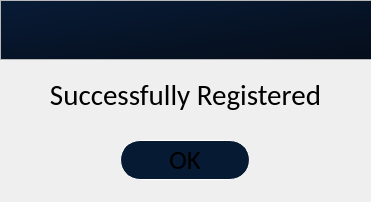
<?xml version="1.0" encoding="UTF-8"?>
<ui version="4.0">
 <class>Dialog</class>
 <widget class="QDialog" name="Dialog">
  <property name="geometry">
   <rect>
    <x>0</x>
    <y>0</y>
    <width>371</width>
    <height>202</height>
   </rect>
  </property>
  <property name="windowTitle">
   <string>Dialog</string>
  </property>
  <property name="styleSheet">
   <string notr="true">background-color:
qlineargradient(spread:pad, x1:1, y1:1, x2:0, y2:0, stop:0 rgba(9, 22, 41, 255), stop:1 rgba(9, 31, 63, 255));
color: white;
border: 0px;

QPushButton {
	border: 2px solid white;
}</string>
  </property>
  <widget class="QFrame" name="frame_2">
   <property name="geometry">
    <rect>
     <x>0</x>
     <y>0</y>
     <width>405</width>
     <height>60</height>
    </rect>
   </property>
   <property name="minimumSize">
    <size>
     <width>0</width>
     <height>60</height>
    </size>
   </property>
   <property name="maximumSize">
    <size>
     <width>16777215</width>
     <height>60</height>
    </size>
   </property>
   <property name="frameShape">
    <enum>QFrame::StyledPanel</enum>
   </property>
   <property name="frameShadow">
    <enum>QFrame::Raised</enum>
   </property>
   <layout class="QVBoxLayout" name="verticalLayout_6">
    <property name="spacing">
     <number>0</number>
    </property>
    <property name="leftMargin">
     <number>0</number>
    </property>
    <property name="topMargin">
     <number>0</number>
    </property>
    <property name="rightMargin">
     <number>0</number>
    </property>
    <property name="bottomMargin">
     <number>0</number>
    </property>
    <item>
     <widget class="QLabel" name="label_4">
      <property name="styleSheet">
       <string notr="true">background-color:qlineargradient(spread:pad, x1:1, y1:1, x2:0, y2:0, stop:0 rgba(5, 13, 25, 255), stop:1 rgba(8, 27, 54, 255));
padding: 10px;</string>
      </property>
      <property name="text">
       <string/>
      </property>
      <property name="pixmap">
       <pixmap>resources/gl3.png</pixmap>
      </property>
      <property name="margin">
       <number>0</number>
      </property>
     </widget>
    </item>
   </layout>
  </widget>
  <widget class="QPushButton" name="pushButton">
   <property name="geometry">
    <rect>
     <x>120</x>
     <y>140</y>
     <width>130</width>
     <height>40</height>
    </rect>
   </property>
   <property name="sizePolicy">
    <sizepolicy hsizetype="Minimum" vsizetype="Fixed">
     <horstretch>0</horstretch>
     <verstretch>0</verstretch>
    </sizepolicy>
   </property>
   <property name="minimumSize">
    <size>
     <width>130</width>
     <height>40</height>
    </size>
   </property>
   <property name="maximumSize">
    <size>
     <width>130</width>
     <height>40</height>
    </size>
   </property>
   <property name="font">
    <font>
     <family>Calibri</family>
     <pointsize>20</pointsize>
    </font>
   </property>
   <property name="styleSheet">
    <string notr="true">QPushButton{
border: 1px solid white;
border-radius: 20px;
background-color: rgb(6, 26, 52);
}
QPushButton:hover{
	background-color: qlineargradient(spread:pad, x1:1, y1:1, x2:0.130682, y2:0.165, stop:0 rgba(34, 120, 239, 255), stop:1 rgba(145, 185, 239, 255));
}</string>
   </property>
   <property name="text">
    <string>OK</string>
   </property>
  </widget>
  <widget class="QLabel" name="label">
   <property name="geometry">
    <rect>
     <x>0</x>
     <y>64</y>
     <width>371</width>
     <height>61</height>
    </rect>
   </property>
   <property name="font">
    <font>
     <family>Calibri</family>
     <pointsize>22</pointsize>
    </font>
   </property>
   <property name="styleSheet">
    <string notr="true">background-color: rgba(255, 255, 255, 0);</string>
   </property>
   <property name="text">
    <string>Successfully Registered</string>
   </property>
   <property name="alignment">
    <set>Qt::AlignCenter</set>
   </property>
  </widget>
 </widget>
 <resources/>
 <connections/>
</ui>
